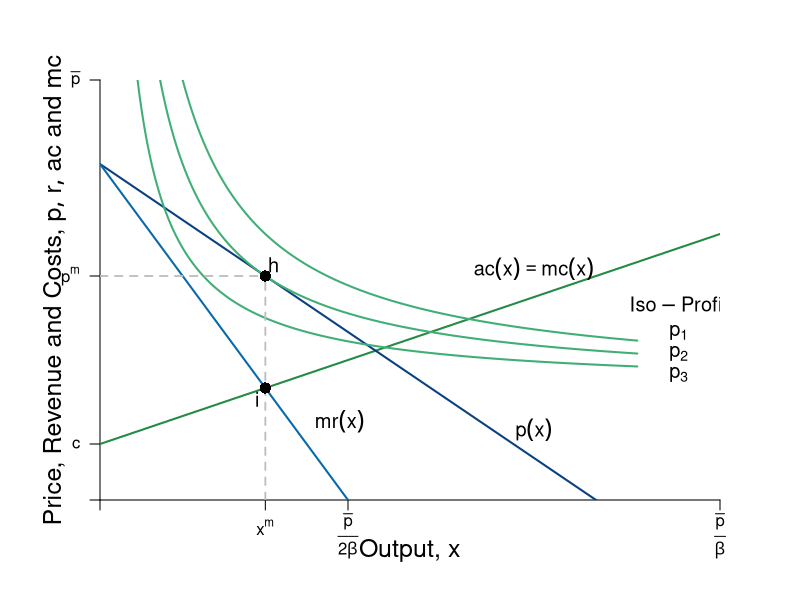

Source code (R):
#Graph Designer: Simon Halliday + Scott Cohn
#Authors: Bowles and Halliday
#Title: Coordination, Conflict and Competition: A Text in Microeconomics

require(shape)
pdf(file = "firmmarketsupply/isoprofit_monopoly_B.pdf", width = 9, height = 7)

#Set parameters for graphics
axislabelsize <- 1.5
labelsize <- 1.2
graphlinewidth <- 2
segmentlinewidth <- 1.8

COL <- c("#7fc97f", "#beaed4", "#fdc086", "#ffff99", "#386cb0", "#f0027f", "#bf5b17", "#666666")
COLA <- c("#e0f3db", "#99d8c9","#66c2a4","#41ae76", "#238b45", "#005824")
COLB <- c("#c6dbef", "#4eb3d3", "#2b8cbe", "#0868ac","#084081")

#Edited the margins to cater for the larger LHS labels
par(mar =  c(5, 5, 4, 4))

AvgRevenue <- function(x, rmax = 12, xmax = 12){
  rmax - (rmax/xmax)*x
}

MRevenue <- function(x, rmax = 12, xmax = 12){
  rmax - 2*(rmax/xmax)*x
}

AvgCost <- function(x, c0 = 2, c1 = 4){
  c0/x + c1
}

# From CORE
IsoProf <- function(x, k = 0, c0 = 2, c1 = 4){
  AvgCost(x) + k/x
}

xlims <- c(0, 15)
ylims <- c(0, 15)

npts <- 501 
x <- seq(xlims[1], xlims[2], length.out = npts)
y <- seq(ylims[1], ylims[2], length.out = npts) 
a <- c(13, 16.75, 19.25)

plot(0, 0, xlim = xlims, ylim = ylims, type = "n",
     xlab = expression(paste("")),
     ylab = expression(paste("")), 
     xaxt = "n", 
     yaxt = "n", 
     cex.lab = axislabelsize, 
     bty = "n",
     xaxs="i", 
     yaxs="i")

# ticksy <- seq(from = ylims[1], to = ylims[2], by = 1)
# ylabels <- seq(from = ylims[1], to = ylims[2], by = 1)
# ticksx <- seq(from = xlims[1], to = xlims[2], by = 1)
# xlabels <- seq(from = xlims[1], to = xlims[2], by = 1)
ticksy <- c(0, 2, AvgRevenue(x = 4), ylims[2])
ylabels <- c(NA, expression(paste(c)), expression(paste(p^{m})), expression(paste(bar(p))))
ticksx <- c(0, 4, 6, xlims[2])
xlabels <- c(NA, expression(paste(x^{m})), expression(paste(frac(bar(p),2*beta))), expression(paste(frac(bar(p),beta))))

axis(1, at = ticksx, pos = 0, labels = FALSE)
text(x = c(0, 4, 6, xlims[2]), par("usr")[3] - 0.4, labels = xlabels, srt = 0, pos = 1, xpd = TRUE)
axis(2, at = ticksy, pos = 0, labels = ylabels, las = 1)

npts <- 500 
xx1 <- seq(xlims[1], xlims[2], length.out = npts)
xx2 <- seq(xlims[1], xlims[2] - 2, length.out = npts)
xx3 <- seq(2, 6, length.out = npts)

segments(0, 2, xlims[2], (2 + 0.5*ylims[2]), lty = 1, col = COLA[5] , lwd = graphlinewidth)
lines(xx1, AvgRevenue(xx1, rmax = 12, xmax = 12), col = COLB[5], lwd = graphlinewidth)
lines(xx1, MRevenue(xx1, rmax = 12, xmax = 12), col = COLB[4], lwd = graphlinewidth)
lines(xx2, IsoProf(xx2, k = 14), col = COLA[4], lwd = graphlinewidth)

# Iso Prof --- Too high/too low
lines(xx2, IsoProf(xx2, k = 8), col = COLA[4], lwd = graphlinewidth)
lines(xx2, IsoProf(xx2, k = 20), col = COLA[4], lwd = graphlinewidth)

#Label the axes
text(0.5*(xlims[2]), -1.8, expression(paste("Output, ", x)), xpd = TRUE, cex = axislabelsize) 
#mtext(expression(paste("Quantity of output, ", x)), side=1, line = 2.5, cex = axislabelsize)
text(-1.1, 0.5*ylims[2], expression(paste("Price, Revenue and Costs, ", list(p, r, ac), " and ", mc)), xpd = TRUE, cex = axislabelsize, srt = 90) 

#Label curves
text(xlims[2] - 1, 7, expression(paste(Iso-Profit)), cex = labelsize)
text(10.5, 8.25, expression(paste(ac(x) == mc(x))), cex = labelsize)
text(10.5, 2.5, expression(paste(p(x))), cex = labelsize)
text(5.8, 2.8, expression(paste(mr(x))), cex = labelsize)

text(xlims[2] - 1, 6, expression(paste(p[1])), cex = labelsize)
text(xlims[2] - 1, 5.25, expression(paste(p[2])), cex = labelsize)
text(xlims[2] - 1, 4.5, expression(paste(p[3])), cex = labelsize)

#Draw segments for total costs
segments(0, AvgRevenue(x = 4), 4, AvgRevenue(x = 4), lty = 2, col = "gray" , lwd = segmentlinewidth)
segments(4, 0, 4, AvgRevenue(x = 4), lty = 2, col = "gray" , lwd = segmentlinewidth)

#Label Points for comparison
points(4, MRevenue(x = 4), pch = 16, col = "black", cex = 1.5)
text(3.8, MRevenue(x = 4) - 0.4, expression(i), cex = labelsize)

points(4, AvgRevenue(x = 4), pch = 16, col = "black", cex = 1.5)
text(4.2, AvgRevenue(x = 4) + 0.4, expression(h), cex = labelsize)

dev.off()
